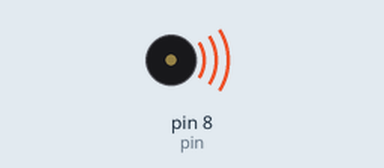
Simulated run of this sketch. Board: Arduino Uno, built with avr-gcc and run on an emulated ATmega328P. On the bench: buzzer (waves = sounding).

Above: at 0.3 s.
At 4.32 s:
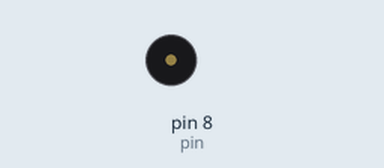
Timing chart, 0 to 5.9 s (numbered marks = the images above):
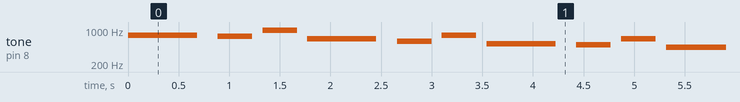

Measured:
- by itself, tone on pin 8 (pin): plays 784 Hz for 0.68 s, 740 Hz for 0.34 s, 988 Hz for 0.34 s, 659 Hz for 0.68 s, 587 Hz for 0.34 s, 784 Hz for 0.34 s … (159 notes in this stretch)

The sketch:

TheBlackParade_Intro.ino
```cpp
#include "pitches.h"

int pin = 8;

int melody[] = {
  NOTE_G5, NOTE_FS5, NOTE_B5, NOTE_E5, NOTE_D5, NOTE_G5, NOTE_C5, NOTE_B4, NOTE_E5, NOTE_A4, NOTE_D5};
int duration[] = {4, 8, 8, 4, 8, 8, 4, 8, 8, 4, 4};
//tempo of 88bpm in seconds
int tempo = 2730;

void setup() {
}

void loop() {
  for (int i = 0; i < 11; i++) {
    int length = tempo/duration[i];
    tone(pin, melody[i], length);

    int pause = length*1.30;
    delay(pause);
  }
  // restart after two seconds
  delay(2000);
}
```
